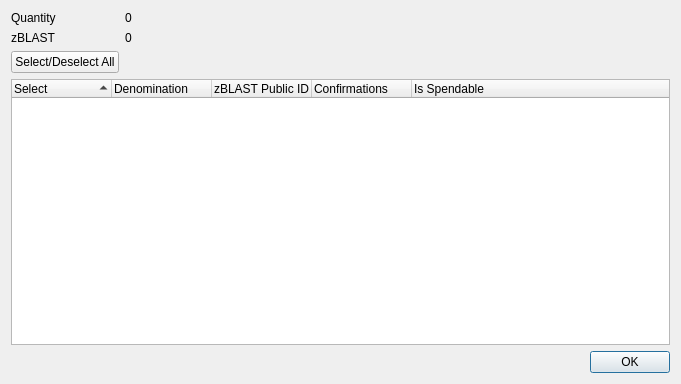
<?xml version="1.0" encoding="UTF-8"?>
<ui version="4.0">
 <class>ZBLASTControlDialog</class>
 <widget class="QDialog" name="ZBLASTControlDialog">
  <property name="geometry">
   <rect>
    <x>0</x>
    <y>0</y>
    <width>681</width>
    <height>384</height>
   </rect>
  </property>
  <property name="minimumSize">
   <size>
    <width>681</width>
    <height>384</height>
   </size>
  </property>
  <property name="windowTitle">
   <string>Select zBLAST to Spend</string>
  </property>
  <layout class="QGridLayout" name="gridLayout">
   <item row="0" column="0">
    <layout class="QFormLayout" name="formLayout">
     <property name="sizeConstraint">
      <enum>QLayout::SetDefaultConstraint</enum>
     </property>
     <item row="0" column="0">
      <widget class="QLabel" name="labelQuantity">
       <property name="text">
        <string>Quantity</string>
       </property>
      </widget>
     </item>
     <item row="0" column="1">
      <widget class="QLabel" name="labelQuantity_int">
       <property name="text">
        <string>0</string>
       </property>
      </widget>
     </item>
     <item row="1" column="0">
      <widget class="QLabel" name="labelZBLAST">
       <property name="text">
        <string>zBLAST</string>
       </property>
      </widget>
     </item>
     <item row="1" column="1">
      <widget class="QLabel" name="labelZBLAST_int">
       <property name="text">
        <string>0</string>
       </property>
      </widget>
     </item>
     <item row="2" column="0">
      <widget class="QPushButton" name="pushButtonAll">
       <property name="text">
        <string>Select/Deselect All</string>
       </property>
      </widget>
     </item>
    </layout>
   </item>
   <item row="1" column="0">
    <layout class="QVBoxLayout" name="verticalLayout">
     <item>
      <widget class="QTreeWidget" name="treeWidget">
       <property name="minimumSize">
        <size>
         <width>0</width>
         <height>250</height>
        </size>
       </property>
       <property name="alternatingRowColors">
        <bool>true</bool>
       </property>
       <property name="sortingEnabled">
        <bool>true</bool>
       </property>
       <property name="columnCount">
        <number>5</number>
       </property>
       <attribute name="headerDefaultSectionSize">
        <number>100</number>
       </attribute>
       <column>
        <property name="text">
         <string notr="true">Select</string>
        </property>
       </column>
       <column>
        <property name="text">
         <string notr="true">Denomination</string>
        </property>
       </column>
       <column>
        <property name="text">
         <string notr="true">zBLAST Public ID</string>
        </property>
       </column>
       <column>
        <property name="text">
         <string notr="true">Confirmations</string>
        </property>
       </column>
       <column>
        <property name="text">
         <string>Is Spendable</string>
        </property>
       </column>
      </widget>
     </item>
     <item>
      <widget class="QDialogButtonBox" name="buttonBox">
       <property name="orientation">
        <enum>Qt::Horizontal</enum>
       </property>
       <property name="standardButtons">
        <set>QDialogButtonBox::Ok</set>
       </property>
      </widget>
     </item>
    </layout>
   </item>
  </layout>
 </widget>
 <resources/>
 <connections>
  <connection>
   <sender>buttonBox</sender>
   <signal>accepted()</signal>
   <receiver>ZBLASTControlDialog</receiver>
   <slot>accept()</slot>
   <hints>
    <hint type="sourcelabel">
     <x>248</x>
     <y>254</y>
    </hint>
    <hint type="destinationlabel">
     <x>157</x>
     <y>274</y>
    </hint>
   </hints>
  </connection>
  <connection>
   <sender>buttonBox</sender>
   <signal>rejected()</signal>
   <receiver>ZBLASTControlDialog</receiver>
   <slot>reject()</slot>
   <hints>
    <hint type="sourcelabel">
     <x>316</x>
     <y>260</y>
    </hint>
    <hint type="destinationlabel">
     <x>286</x>
     <y>274</y>
    </hint>
   </hints>
  </connection>
 </connections>
</ui>
